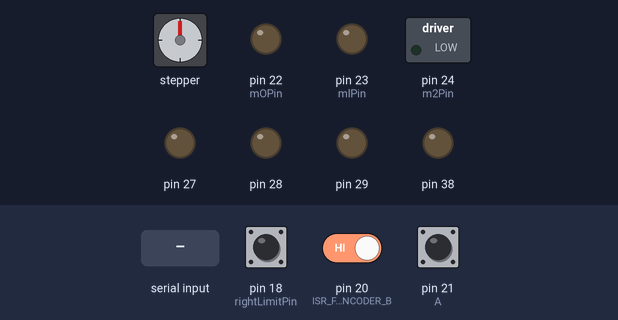
The sketch below on a simulated Arduino Mega 2560, built with avr-gcc and run on an emulated ATmega2560. On the bench: stepper motor, switched loads named in the sketch (green lamp = pin HIGH), output pins drawn as LEDs (lit = HIGH). Wiring (inferred from the names in the program): stepper motor driver (200 steps per turn assumed): step pin 26; direction pin 25. Inputs (shaded band) come from the test bench; at power-on: pin 18 (rightLimitPin) HIGH, pin 20 (ISR_FOR_ENCODER_B) HIGH, pin 21 (A) HIGH. Pins used as bus, display or sensor lines are not drawn; what the sketch prints to the serial monitor is not drawn.

Above: at 1.2 s.
1.3 s: "90,45\n" received over Serial
At 1.9 s:
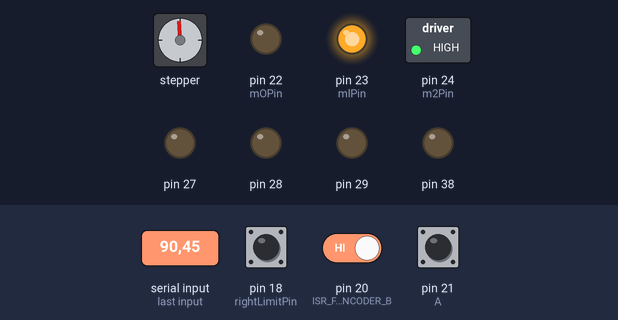
2.8 s: pin 18 (rightLimitPin) pulled LOW for 0.15 s
Timing chart, 0 to 5.8 s (numbered marks = the images above; inputs shaded):
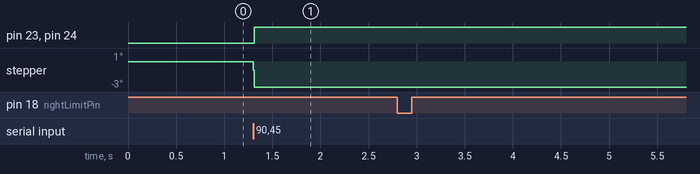

Measured:
- after the input at 1.3 s, pin 23 (mlPin), pin 24 (m2Pin): LOW → HIGH at once; stepper: goes -1° 0.01 s, then -3°, starting at once
- after the input at 2.8 s, every drawn part: stays the same

The sketch:

main.ino
```cpp
#include <Streaming.h>

int serialAv; // Variable to store the serial availability

//Stepper motor pins
const int dirPin = 25;
const int steppin = 26;
const int mOPin = 22;
const int mlPin = 23;
const int m2Pin = 24;

//limit switch pins
const int leftLimitPin = 17;
const int rightLimitPin = 18;

// Define constants for encoder ISR pins
const int ISR_FOR_ENCODER_B = 20; // Pin for encoder ISR B
const int A = 21; // Pin for encoder phase A
const int Z = 19; // Pin for encoder phase Z (index)

// Define variables for encoder count
volatile int16_t count = -4000; // Variable to store encoder count
int lastCount = -2000; // Variable to store previous encoder count

// Limit Switch variable
bool atLimit = false;

// uint8_t stepSize AndDir = B00000000; //00000001 is m0, 00000010 is ml, 00000100 is m2, 00001000 is dir.
unsigned int stepPulseWidth = 4000; //in milliseconds

void setup() {
  DDRD = B11111000; // Direction register for Port A (some range of arduino digital pins); 0 = input, 1 = output...
  DDRA = B11111111; // sets PAO PA4 (step, dir, m0, ml, m2) to Outputs
  PORTA = B00000000; // Set all pins on Port A to low

  // Encoder direction
  pinMode(A, INPUT);
  pinMode(Z, INPUT);
  pinMode(ISR_FOR_ENCODER_B, INPUT);

  // Limit switch direction
  pinMode(leftLimitPin, INPUT);
  pinMode(rightLimitPin, INPUT);

  // Encoder pullup resistor
  digitalWrite(A, HIGH);
  digitalWrite(ISR_FOR_ENCODER_B, HIGH);
  digitalWrite(Z, HIGH); // Set encoder phase Z (index) pin high

  // limit switch pullup resistor
  digitalWrite(leftLimitPin, HIGH);
  digitalWrite(rightLimitPin, HIGH);

  PORTA &= B00000000; // Clear Port A (some range of Arduino digital pins)

  // Attach interrupts for encoder
  attachInterrupt(digitalPinToInterrupt(ISR_FOR_ENCODER_B), isrB, CHANGE);
  attachInterrupt(digitalPinToInterrupt(A), isrA, CHANGE);

  // Attach interrupts for limit switches
  attachInterrupt(digitalPinToInterrupt(leftLimitPin), isrLimit, CHANGE);
  attachInterrupt(digitalPinToInterrupt(rightLimitPin), isrLimit, CHANGE);

  Serial.begin(9600);
  // Serial.println("Press a key to begin execution ...");
  // while ((serialAv = Serial.available()) == 0) { } // Wait for first serial input
}

void step_stepper_motor(float move, int numDelayMicroseconds) {
  /*
  Assuming positive for clockwise and negative for counter-clockwise, takes a float representing the movement desired
  by the stepper motor, takes a step.
  */

  // Reset step options
  PORTA &= B11111000;

  // Set the direction of the stepper motor
  if (move > 0){
    PORTA |= B00001000; // Set the direction pin high
  }else{
    PORTA &= B11110111; // Set the direction pin low
  }
  move = abs(move);

  // Set the step size
  if (move >= 1.0) {
    // do nothing
  } else if (move <= 1.0/32.0) {
    PORTA |= B00000110;
  } else {
    // step size choices: {1.0/32.0, 1.0/16.0, 1.0/8.0, 1.0/4.0, 1.0/2.0, 1.0}
    float cutoffs[] = {1.0, 0.75, 0.375, 0.1875, 0.09375, 0.046875, 0.03125}; // These are the midpoints between step sizes


    int indx = 0;
    for (int i = 0; i < 6; i++){
      if (move < cutoffs[i] && move >= cutoffs[i+1]){
        indx = i;
        break;
      }
    }

    float applied_movement = 0.0;

    // Binary Step Repr.: 000  100   010   110  001    111 or 011  101
    // Actual Step Size:  1    1/2   1/4   1/8  1/16   1/32
    switch (indx) { //SETS STEP SIZE
      case 0: //NOSTEP THOUGH
        applied_movement = 1.0;
        break;
      case 1:
        PORTA |= B00000001;
        applied_movement = 1.0/2.0;
        break;
      case 2:
        PORTA |= B00000010;
        applied_movement = 1.0/4.0;
        break;
      case 3:
        PORTA |= B00000011;
        applied_movement = 1.0/8.0;
        break;
      case 4:
        PORTA |= B00000100;
        applied_movement = 1.0/16.0;
        break;
      case 5:
        PORTA |= B00000110;
        applied_movement = 1.0/32.0;
        break;
    }
  }

  // PORTA |= B00000000; // 0.75
  // PORTA |= B00000001; // 1.5
  // PORTA |= B00000010; // 3
  // PORTA |= B00000011; // 6
  // PORTA |= B00000100; // 12
  // PORTA |= B00000110; // 26

  if(!atLimit){
    // Set the step pin high
    PORTA |= B00010000;
    delayMicroseconds(numDelayMicroseconds);
    PORTA &= B11101111;
    delayMicroseconds(numDelayMicroseconds);
  }
}

void loop() {

  if (atLimit) {
    Serial.println("ENDED!!");
    return;
  }

  cli(); // Disable interrupts
  int16_t rncount = count; // Read encoder count
  sei(); // Enable interrupts

  // Send encoder value to computer
  Serial.println(rncount);

  // Read in the desired movement from the computer
  if (Serial.available() > 0) {
    float move_x = read_float_from_serial();
    float move = -1 * move_x / (2 * 3.14 * 0.028 * 1.8 / 360.0); // ~num steps

    // Move the stepper motor
    step_stepper_motor(move, stepPulseWidth);
  }
}

float read_float_from_serial() {
  String input = "";
  char incomingByte;
  while (Serial.available() > 0) {
    incomingByte = Serial.read();
    if (incomingByte == '\n') {
      break;
    }
    input += incomingByte;
  }
  return input.toFloat();
}

void isrA() {
    // Interrupt service routine for encoder phase A
    byte a = (PIND & B00000011);
    if (a & B00000001 == 1){ // If pin 0 (phase A) goes from low to high
        if (a == B00000000 || a == B00000011){
            --count;
        }else{
            ++count;
        }
    }else{ // Phase A goes from high to low
        if (a == B00000000 || a == B00000011){
            --count;
        }else{
            ++count;
        }
    }
    // Handle overflow and underflow of encoder count
    if (count < -4000) {
        count += 8000;
    } else if (count > 3999) {
        count -= 8000;
    }
}

void isrB() {
    // Interrupt service routine for encoder phase B
    byte b = (PIND & B00000011);
    if(b & B00000010 == 1){ // If pin 0 (phase B) goes from low to high
        if (b == B00000000 || b == B00000011){
            ++count;
        }else{
            --count;
        }
    }else{ // Phase B goes from high to low
        if (b == B00000000 || b == B00000011){
            ++count;
        }else{
            --count;
        }
    }
    // Handle overflow and underflow of encoder count
    if (count < -4000){
        count += 8000;
    } else if (count > 3999) {
        count -= 8000;
    }
}

void isrLimit() {
  atLimit = true;
}
```
